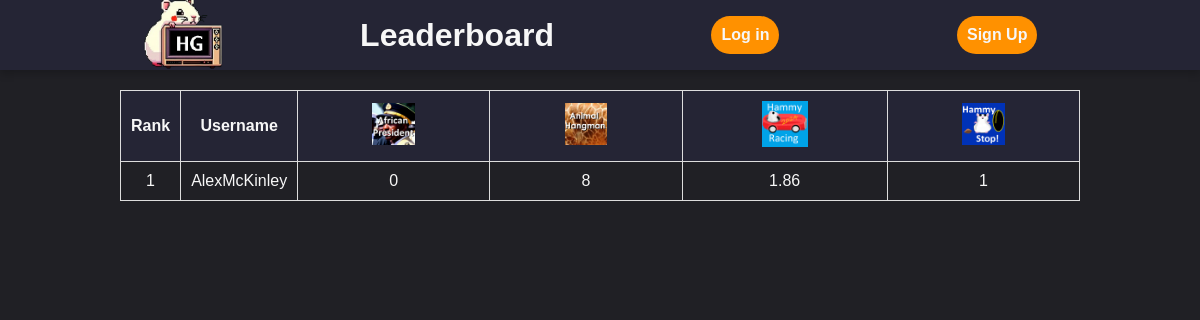
The app's page /leaderboard/, older data.
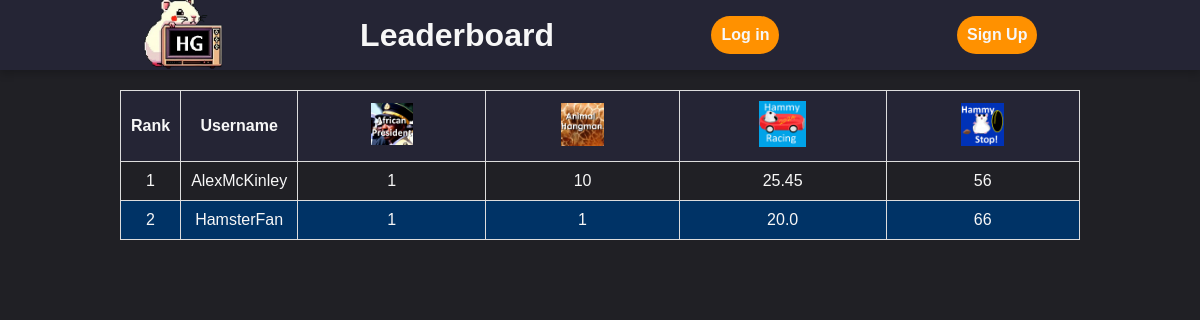
The same page, newer data.
### game/models.py (models this page shows, shortened)
class Leaderboard(models.Model):
    user = models.OneToOneField(User, on_delete=models.CASCADE)
    african_president_games_won = models.IntegerField(default=0)
    animal_hangman_games_won = models.IntegerField(default=0)
    hammy_racing_time = models.FloatField(default=0)
    hammy_stop_score = models.IntegerField(default=0)

### game/views.py (the view)
# urls.py: path('leaderboard/', views.leaderboard, name='leaderboard'),
def leaderboard(request):
    leaderboard_entries = Leaderboard.objects.order_by('-animal_hangman_games_won')
    return render(request, 'leaderboard.html', {'leaderboard_entries': leaderboard_entries})

### game/templates/leaderboard.html (shortened to what this page needs)
<!DOCTYPE html>
<html lang="en">
{% load static %}
<head>
    <link rel="stylesheet" type="text/css" href="{% static 'style.css' %}">
</head>
    <span id="nav-bar">
        <a href="{% url 'home' %}"><img src="{% static 'main/logo.png' %}" id="game-img"></a>
        <h1>Leaderboard</h1>
        {% if user.is_authenticated %}
        <a class="button" href="{% url 'logout' %}">Log out</a>
        {% else %}
        <a class="button" href="{% url 'login' %}">Log in</a>
        <a class="button" href="{% url 'signup' %}">Sign Up</a>
        {% endif %}
    </span>
<body>
    <table>
        <thead>
            <tr>
                <th>Rank</th>
                <th>Username</th>
                <th><img src="{% static 'main/africanPresident.jpg' %}"></th>
                <th><img src="{% static 'main/animalHangman.jpg' %}"></th>
                <th><img src="{% static 'main/hammyRacing.jpg' %}"></th>
                <th><img src="{% static 'main/icon.jpg' %}"></th>
            </tr>
        </thead>
        <tbody>
            {% for entry in leaderboard_entries %}
                <tr>
                    <td>{{ forloop.counter }}</td>
                    <td>{{ entry.user.username }}</td>
                    <td>{{ entry.african_president_games_won }}</td>
                    <td>{{ entry.animal_hangman_games_won }}</td>
                    <td>{{ entry.hammy_racing_time }}</td>
                    <td>{{ entry.hammy_stop_score }}</td>
                </tr>
            {% empty %}
                <tr>
                    <td colspan="5">No results found.</td>
                </tr>
            {% endfor %}
        </tbody>
    </table>
</body>
</html>

### game/static/style.css (style rules this page uses)
:root { --background-color: #202025; --nav-bar-bg: #252535; --text-color: rgb(247, 247, 247); --button-idle: #ff9100; --button-active: #ff5100; --tertiary-color: #003366; --text-dark: rgb(0, 0, 0); --font-size-large: 24px; --font-size-medium: 16px; --font-size-small: 12px; }
html { margin: 0; padding: 0; }
* { box-sizing: border-box; }
body { margin: 0; padding: 0; background-color: var(--background-color); color: var(--text-color); display: flex; flex-direction: column; justify-content: center; align-items: center; box-sizing: border-box; font-family: 'Futura', 'Noto Sans JP', sans-serif; }
#game-img { width: 80px; height: auto; }
#nav-bar { display: flex; flex-direction: row; align-items: center; justify-content:space-evenly; text-decoration: none; width: 100%; height: 70px; background-color: var(--nav-bar-bg); color: var(--text-color); z-index: 1; padding: 5px; box-shadow: 0 4px 8px rgba(0, 0, 0, 0.2); }
.button { position: relative; background-color: var(--button-idle); display: flex; justify-content: center; align-content: center; border: none; margin: 20px; padding: 10px; border-radius: 25px; color: var(--text-color); text-decoration: none; font-size: var(--font-size-medium); font-weight: bold; cursor: pointer; transition: background-color 0.3s ease, transform 0.2s ease; }
th img { width: 25%; height: auto; }
table { width: 80%; border-collapse: collapse; background-color: var(--background-color); margin-top: 20px; }
th, td { border: 1px solid #ddd; padding: 10px; text-align: center; }
th { background-color: var(--nav-bar-bg); font-weight: bold; }
tbody tr:nth-child(even) { background-color: var(--tertiary-color); }

Row changes from the older to the newer data that the page shows:
changed Leaderboard "AlexMcKinley": african_president_games_won "0" → "1"; animal_hangman_games_won "8" → "10"; hammy_racing_time "1.86" → "25.45"; hammy_stop_score "1" → "56"
added Leaderboard: user.username "HamsterFan", african_president_games_won "1", animal_hangman_games_won "1", hammy_racing_time "20.0", hammy_stop_score "66"
